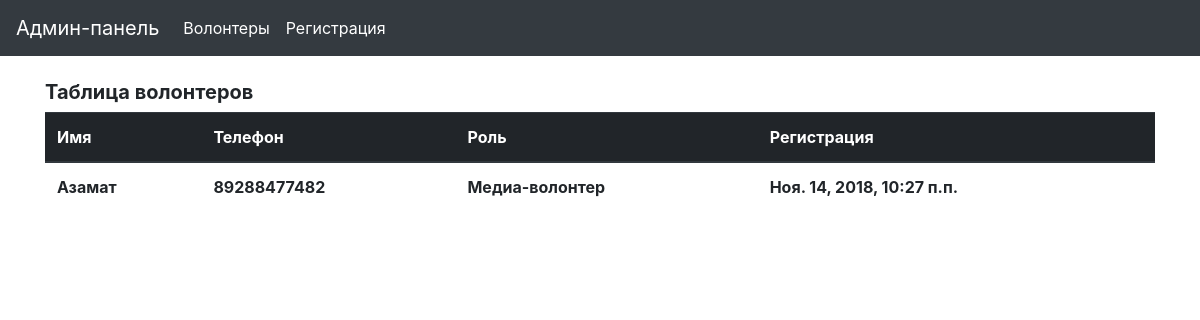
The app's page / (signed in) with its own data.
### volunteers/models.py (models this page shows, shortened)
class Volunteer(models.Model):
	name = models.CharField('Имя', max_length = 120)
	phone = models.CharField('Телефон', max_length = 120)
	role = models.CharField('Роль', max_length=120, choices=TITLE_CHOICES)
	date = models.DateTimeField('Дата добавления', auto_now_add = True)

### volunteers/views.py (the view)
# urls.py: path('', include('volunteers.urls')),
def volunteers(request):
	if not request.user.is_authenticated:
		return redirect('/register')
	else:
		volunteer_list = Volunteer.objects.order_by('-date')
		context = {'volunteer_list': volunteer_list}
	return render(request, 'volunteers/volunteers.html', context)

### volunteers/templates/volunteers/volunteers.html
{% extends 'volunteers/base.html' %}
{% block content %}
<h5><b>Таблица волонтеров</b></h5>
<div class="table-responsive">
	<table class="table">
		<thead class="thead-dark">
			<tr>
				<th scope="col">Имя</th>
				<th scope="col">Телефон</th>
				<th scope="col">Роль</th>
				<th scope="col">Регистрация</th>
			</tr>
		</thead>
		<tbody>
			{% for volunteer in volunteer_list %}
			<tr>
				<th scope="row">{{ volunteer.name }}</th>
				<th>{{ volunteer.phone }}</th>
				<th>{{ volunteer.role }}</th>
				<th>{{ volunteer.date }}</th>
			</tr>
			{% endfor %}
		</tbody>
	</table>
</div>
{% endblock %}

### records on screen
Volunteer: name "Азамат", phone "89288477482", role "Медиа-волонтер", date "Ноя. 14, 2018, 10:27 п.п."
